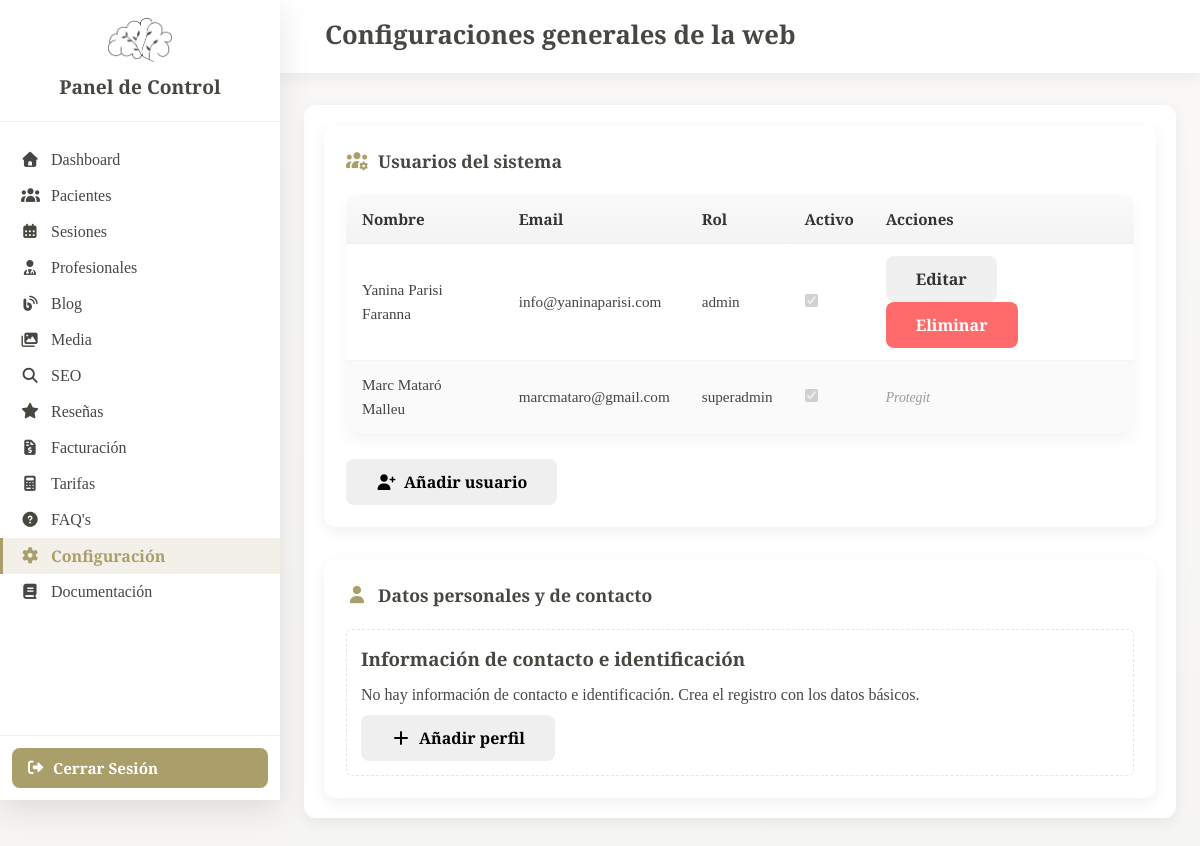
The app's page /_pcontrol/configuracion.php (signed in) with its own data.
### tables this page shows
CREATE TABLE `usuarios_panel` (
  `id_usuario` int NOT NULL,
  `email` varchar(255) NOT NULL,
  `password_hash` varchar(255) NOT NULL,
  `nombre` varchar(100) NOT NULL,
  `apellidos` varchar(100) NOT NULL,
  `telefono` varchar(20) DEFAULT NULL,
  `avatar` varchar(255) DEFAULT NULL,
  `rol` enum('superadmin','admin','editor','seo_manager','viewer') DEFAULT 'editor',
  `permisos` json DEFAULT NULL COMMENT 'Permisos específics sobre mòduls',
  `activo` tinyint(1) DEFAULT '1',
  `ultimo_acceso` datetime DEFAULT NULL,
  `fecha_expiracion` date DEFAULT NULL COMMENT 'Data de caducitat del compte',
  `intentos_login` tinyint DEFAULT '0',
  `bloqueado` tinyint(1) DEFAULT '0',
  `idioma` enum('ca','es','en') DEFAULT 'ca',
  `zona_horiana` varchar(50) DEFAULT 'Europe/Madrid',
  `notificaciones_email` tinyint(1) DEFAULT '1',
  `notificaciones_push` tinyint(1) DEFAULT '1',
  `token_restablecimiento` varchar(100) DEFAULT NULL,
  `token_expiracion` datetime DEFAULT NULL,
  `two_factor_auth` tinyint(1) DEFAULT '0',
  `two_factor_secret` varchar(255) DEFAULT NULL,
  `fecha_creacion` datetime DEFAULT CURRENT_TIMESTAMP,
  `fecha_actualizacion` datetime DEFAULT CURRENT_TIMESTAMP ON UPDATE CURRENT_TIMESTAMP,
  `creado_por` int DEFAULT NULL COMMENT 'Usuari que va crear aquest compte'
);

### classes/usuaris_panell.php (called while the page is built, shortened)
<?php
class UsuarisPanell {
	private $conn;
	private $table = 'usuarios_panel';
	public function __construct($db) {
		$this->conn = $db;
	}
	public function llistar($filtres = [], $limit = 50, $offset = 0) {
		$params = [];
		$sql = "SELECT * FROM {$this->table}";
		$sql .= ' ORDER BY fecha_creacion DESC';
		$sql .= ' LIMIT :limit OFFSET :offset';
		$stmt = $this->conn->prepare($sql);
		$stmt->bindValue(':limit', (int)$limit, PDO::PARAM_INT);
		$stmt->bindValue(':offset', (int)$offset, PDO::PARAM_INT);
		$stmt->execute();
		return $stmt->fetchAll(PDO::FETCH_ASSOC);
	}
}

### classes/psicologa_data.php (called while the page is built, shortened)
<?php
class PsicologaData {
    private $conn;
    private $table = 'info_psicologa';
    public function __construct(PDO $db) {
        $this->conn = $db;
    }
    public function listar($limit = 100, $offset = 0) {
        $sql = 'SELECT * FROM ' . $this->table . ' ORDER BY id_info DESC LIMIT :offset, :limit';
        $stmt = $this->conn->prepare($sql);
        $stmt->bindValue(':offset', (int)$offset, PDO::PARAM_INT);
        $stmt->bindValue(':limit', (int)$limit, PDO::PARAM_INT);
        $stmt->execute();
        return $stmt->fetchAll(PDO::FETCH_ASSOC);
    }
}
?>

### _pcontrol/configuracion.php (the view, shortened to what this page needs)
<?php
require_once __DIR__ . '/../classes/usuaris_panell.php';
require_once __DIR__ . '/../classes/psicologa_data.php';
$db = null;
try {
    $db = Connexio::getInstance()->getConnexio();
} catch (Exception $e) {
    error_log('configuracion.php: no s\'ha pogut connectar a la BD: ' . $e->getMessage());
}
$usersModel = $db ? new UsuarisPanell($db) : null;
$psicologaModel = $db ? new PsicologaData($db) : null;
$psicologa = null;
if ($psicologaModel) {
    $rows = $psicologaModel->listar(1, 0);
    $psicologa = $rows ? $rows[0] : null;
}
$users = $usersModel ? $usersModel->llistar([], 200, 0) : [];
?>
<!DOCTYPE html>
<html lang="es">
<head>
    <link rel="stylesheet" href="https://cdn.jsdelivr.net/npm/@fortawesome/fontawesome-free@7.0.0/css/all.min.css">
    <link rel="stylesheet" href="css/dashboard.css">
    <link rel="stylesheet" href="css/configuracion.css">
    <link rel="stylesheet" href="css/configuracion-psicologa.css">
</head>
<body>
    <?php
    include 'includes/sidebar.php';
    ?>
    <div class="main-content">
        <header class="top-bar">
            <div class="top-bar-left">
                <h1>Configuraciones generales de la web</h1>
            </div>
        </header>
    <div class="content-wrapper" style="margin-top:32px;">
        <section class="card">
            <div class="config-section">
                <div class="card-header">
                    <h2><i class="fas fa-users-cog"></i> Usuarios del sistema</h2>
                </div>
                <?php $users = $usersModel->llistar([], 200, 0); ?>
                <table class="table users-table" style="width:100%;margin-bottom:24px;">
                    <thead>
                        <tr><th>Nombre</th><th>Email</th><th>Rol</th><th>Activo</th><th>Acciones</th></tr>
                    </thead>
                    <tbody>
                        <?php
                        $currentUserRole = $_SESSION['user_role'] ?? 'editor';
                        if ($users): foreach ($users as $u):
                            $isSuperAdminTarget = ($u['rol'] === 'superadmin');
                            $canEdit = true;
                            if ($currentUserRole === 'admin' && $isSuperAdminTarget) {
                                $canEdit = false;
                            }
                        ?>
                            <tr>
                                <td><?php echo htmlspecialchars($u['nombre'] . ' ' . $u['apellidos']); ?></td>
                                <td><?php echo htmlspecialchars($u['email']); ?></td>
                                <td><?php echo htmlspecialchars($u['rol']); ?></td>
                                <td><input type="checkbox" <?php echo $u['activo'] ? 'checked' : ''; ?> disabled></td>
                                <td>
                                    <?php if ($canEdit): ?>
                                    <button type="button" class="btn btn-secondary" onclick="openEditUserModal(<?php echo $u['id_usuario']; ?>)">Editar</button>
                                    <button type="button" class="btn btn-danger" onclick="openDeleteUserModal(<?php echo $u['id_usuario']; ?>)">Eliminar</button>
                                    <?php else: ?>
                                    <span style="color:#999;font-size:0.9em;font-style:italic;">Protegit</span>
                                    <?php endif; ?>
                                </td>
                            </tr>
                        <?php endforeach; else: ?>
                            <tr><td colspan="5">No hay usuarios registrados.</td></tr>
                        <?php endif; ?>
                    </tbody>
                </table>
                <button type="button" class="btn btn-primary" onclick="openAddUserModal()">
                    <i class="fas fa-user-plus"></i> Añadir usuario
                </button>
            </div>
            <div class="config-section" style="margin-top:32px;">
                <div class="card-header">
                    <h2><i class="fas fa-user"></i> Datos personales y de contacto</h2>
                </div>
                <div style="margin-top:18px; padding:14px; border:1px dashed #e6e6e6; border-radius:6px;">
                    <h3 style="margin:0 0 8px 0;">Información de contacto e identificación</h3>
                    <?php if ($psicologa): ?>
                        <p style="margin:0 0 8px 0;"><strong><?php echo htmlspecialchars($psicologa['nom_complet_ca']); ?></strong> — <?php echo htmlspecialchars($psicologa['titulacio_ca']); ?></p>
                        <p style="margin:0 0 8px 0;">Col·legiat: <?php echo htmlspecialchars($psicologa['num_collegiat']); ?> (<?php echo htmlspecialchars($psicologa['college_professional']); ?>)</p>
                        <div style="display:flex;gap:8px;margin-top:8px;"><button class="btn btn-secondary" type="button" onclick="openEditPsicologaModal(<?php echo (int)$psicologa['id_info']; ?>)"><i class="fas fa-edit"></i> Editar perfil</button></div>
                    <?php else: ?>
                        <p style="margin:0 0 8px 0;">No hay información de contacto e identificación. Crea el registro con los datos básicos.</p>
                        <div style="display:flex;gap:8px;margin-top:8px;"><button class="btn btn-primary" type="button" onclick="openAddPsicologaModal()"><i class="fas fa-plus"></i> Añadir perfil</button></div>
                    <?php endif; ?>
                </div>
            </div>
            </div>
    </div>
</body>
</html>

### _pcontrol/css/dashboard.css (style rules this page uses)
:root { --color-primary: #CCCCA7; --color-secondary: #474742; --color-accent: #aa9e6b; --color-light: 230, 225, 212; --color-dark: #474742; --color-text: #474742; --shadow: 0 5px 15px rgba(0, 0, 0, 0.06); --shadow-lg: 0 10px 30px rgba(0, 0, 0, 0.1); --transition: all 0.3s ease; --sidebar-width: 260px; }
* { margin: 0; padding: 0; box-sizing: border-box; }
body { font-family: 'Libre Baskerville', serif; line-height: 1.6; color: var(--color-text); background: rgba(var(--color-light), 0.3); min-height: 100vh; }
.main-content { min-height: 100vh; padding-bottom: 20px; }
.top-bar { background: white; padding: 20px 45px; box-shadow: var(--shadow); display: flex; justify-content: space-between; align-items: center; gap: 20px; position: sticky; top: 0; z-index: 100; }
.top-bar + .content-wrapper { margin-top: 18px; }
.top-bar-left { display: flex; align-items: center; gap: 15px; flex: 1; }
.top-bar-left h1 { font-size: 1.3rem; color: var(--color-dark); margin-bottom: 2px; line-height: 1.2; }
.content-wrapper { padding: 0 24px; width: 100%; max-width: 100vw; margin: 0 auto; box-sizing: border-box; }
.card { background: white; border-radius: 12px; padding: 20px; box-shadow: var(--shadow); }
.card-header { display: flex; justify-content: space-between; align-items: center; margin-bottom: 20px; flex-wrap: wrap; gap: 10px; }
.card-header h2 { font-size: 1.1rem; color: var(--color-dark); display: flex; align-items: center; gap: 10px; }
.card-header h2 i { color: var(--color-accent); }
@media (min-width: 768px) { .top-bar-left h1 { font-size: 1.6rem; } }
@media (min-width: 1024px) { .main-content { margin-left: 280px; } }

### _pcontrol/css/configuracion.css (style rules this page uses)
.main-content { background: linear-gradient(180deg, rgba(250,250,250,0.6), rgba(245,245,245,0.6)); padding-bottom: 40px; }
.users-table { width: 100%; border-collapse: collapse; background: #fff; border-radius: 10px; overflow: hidden; box-shadow: 0 6px 18px rgba(0,0,0,0.04); }
.users-table thead th { background: linear-gradient(180deg, #fafafa, #f3f3f3); text-align: left; padding: 12px 16px; font-weight: 700; font-size: 0.95rem; color: #333; border-bottom: 1px solid #eee; }
.users-table tbody td { padding: 12px 16px; border-bottom: 1px solid #f5f5f5; vertical-align: middle; font-size: 0.95rem; color: #444; }
.users-table tbody tr:nth-child(even) { background: #fafafa; }
.btn-secondary { background: #f0f0f0; color: #333; border: 1px solid rgba(0,0,0,0.06); padding: 8px 12px; }
.btn-danger { background: #ff6b6b; color: white; border: none; }
.config-section { background: white; border-radius: 12px; padding: 22px; box-shadow: var(--shadow); animation: fadeInUp 0.4s ease; }
.btn { padding: 12px 30px; border: none; border-radius: 8px; font-size: 1rem; font-weight: 600; cursor: pointer; display: inline-flex; align-items: center; gap: 8px; transition: all 0.3s ease; font-family: inherit; }

### records on screen
usuarios_panel: nombre+apellidos "Yanina Parisi Faranna", email "info@yaninaparisi.com", rol "admin", activo "☑"
usuarios_panel: nombre+apellidos "Marc Mataró Malleu", email "marcmataro@gmail.com", rol "superadmin", activo "☑", shows "Protegit"
